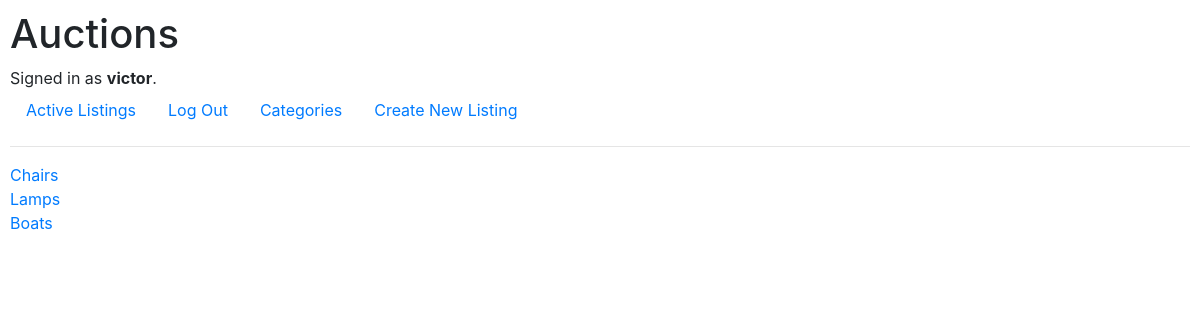
The page /category (signed in) on the database as committed earlier.
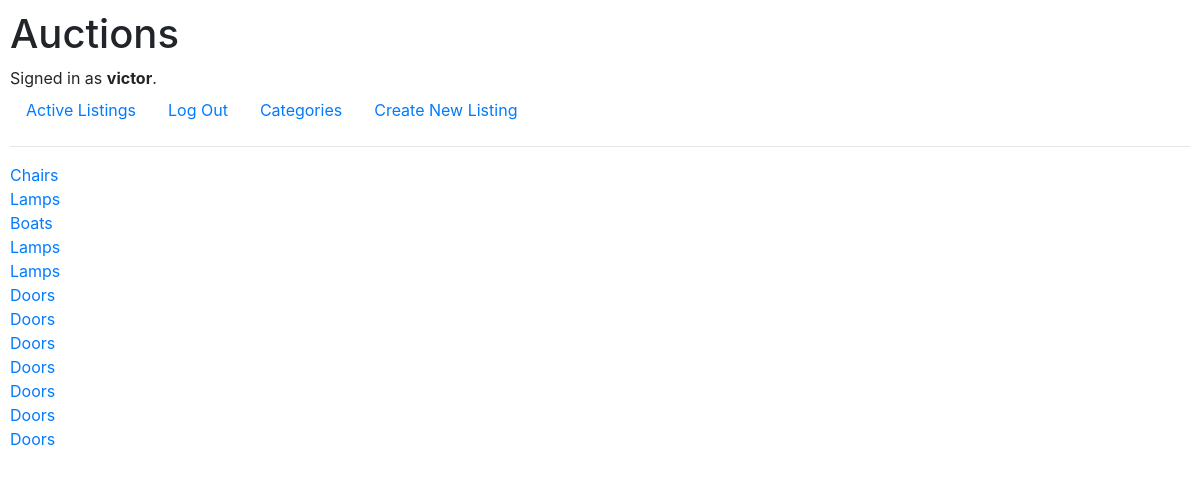
The same page on the database as committed later.
### auctions/models.py (models this page shows, shortened)
class AuctionListing(models.Model):
	id = models.BigAutoField(primary_key=True)
	user_name = models.ForeignKey(User, on_delete = models.CASCADE, default = "victor")
	listingname = models.CharField(max_length = 50)
	listingdesc = models.CharField(max_length = 200, blank = True)
	listingurl = models.CharField(max_length = 100, blank = True)
	listingcategory = models.CharField(max_length = 20, blank = True)
	liquid = models.BooleanField(default = True)
	initbid = models.IntegerField()

### auctions/views.py (the view)
# urls.py: path("category", views.category, name="category")
def category(request):
    return render(request, "auctions/category.html", {
        "listings" : list(AuctionListing.objects.all())
        })

### auctions/templates/auctions/category.html
{% extends "auctions/layout.html" %}
{% block body %}
<div>
    {% if user.is_authenticated %}
	{% for listing in listings %}
    <div>
        <a href="{% url 'listingpage' listing.listing_id %}"><div>{{ listing.listingcategory }}</div></a>
    </div>
    {% endfor %}
    {% else %}
    <div>Not signed in.</div>
    {% endif %}
</div>
{% endblock %}

Rows that differ between the two databases and show on the page:
added AuctionListing: listingcategory "Lamps"
added AuctionListing: listingcategory "Lamps"
added AuctionListing: listingcategory "Doors"
added AuctionListing: listingcategory "Doors"
added AuctionListing: listingcategory "Doors"
added AuctionListing: listingcategory "Doors"
added AuctionListing: listingcategory "Doors"
added AuctionListing: listingcategory "Doors"
added AuctionListing: listingcategory "Doors"
